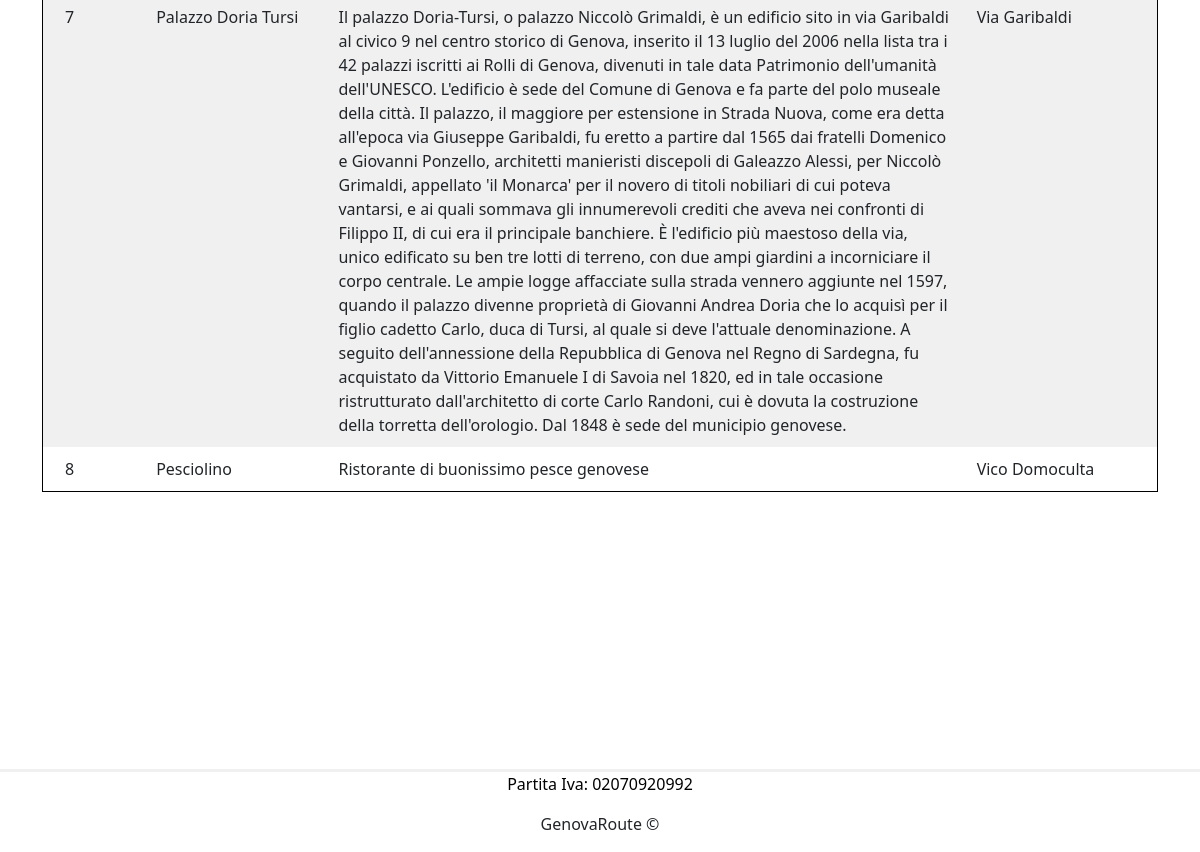
/pc/admin/index.php (lower part), run on an earlier commit of the app's database.
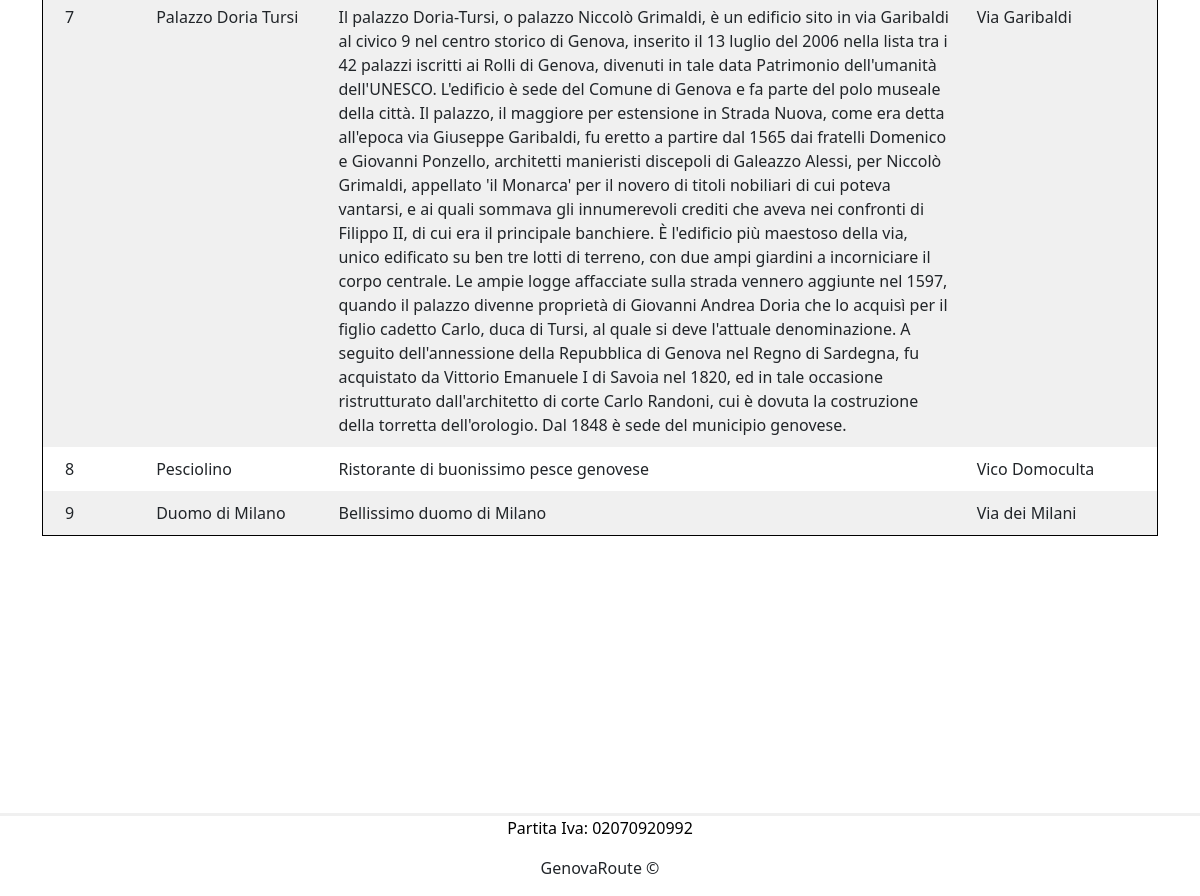
And on a later commit of the database.
### tables this page shows
CREATE TABLE IF NOT EXISTS Tappa(
	id int PRIMARY KEY AUTO_INCREMENT,
    nome varchar(255) UNIQUE NOT NULL,
    descrizione mediumtext NOT NULL,
    via varchar(255) NOT NULL,
    città varchar(255),
    img1 varchar(255) NOT NULL,
    img2 varchar(255) NOT NULL,
    img3 varchar(255) NOT NULL,
    lon varchar(255),
    lat varchar(255)
);

### pc/admin/index.php (the view, shortened to what this page needs)
<!doctype html>
<html lang="en">
<head>
    <link rel="stylesheet" href="../../css/style.css">
    <link rel="stylesheet" href="../../bootstrap/css/bootstrap.min.css">
</head>
<body class="d-flex flex-column min-vh-100">
    <div class="container">
        <br>
        <br>
        <br>
        <br>
            <?php
                $host="127.0.0.1";
                $user="root";
                $pass="";
                $database="GenovaRoute";
                $connessione = new mysqli($host, $user, $pass , $database);
                $i=0;
                $sql = "SELECT * FROM percorso";
                $result = $connessione->query($sql);
                if($result->num_rows > 0){
                    while($row = $result->fetch_assoc()){
                        if($i%2==0){
                            $sfondo = "background-color:#F0F0F0;";
                        }
                        else{
                            $sfondo = "background-color:white;";
                        }
                        $i++;
                    }
                }else{
                    echo "Nessun percorso presente";
                }
            ?>
        <br>
        <br>
        <br>
        <br>
        <div class="container" style="border-color : black;  border-style: solid; border-width: 1px;">
            <?php
                $host="127.0.0.1";
                $user="root";
                $pass="";
                $database="GenovaRoute";
                $connessione = new mysqli($host, $user, $pass , $database);
                $sql = "SELECT * FROM tappa";
                $result = $connessione->query($sql);
                if($result->num_rows > 0){
                    while($row = $result->fetch_assoc()){
                        if($i%2==0){
                            $sfondo = "background-color:#F0F0F0;";
                        }
                        else{
                            $sfondo = "background-color:white;";
                        }
                        echo "<div class='row' style='".$sfondo." padding: 10px;'>";
                        echo "<div class='col-1'>";
                        echo $row["id"];
                        echo "</div>";
                        echo "<div class='col-2'>";
                        echo $row["nome"];
                        echo "</div>";
                        echo "<div class='col-7'>";
                        echo $row["descrizione"];
                        echo "</div>";
                        echo "<div class='col-2'>";
                        echo $row["via"];
                        echo "</div>";
                        echo "</div>";
                        $i++;
                    }
                }else{
                    echo "Nessuna tappa presente";
                }
            ?>
        </div>
    </div>
    <?php
        for($i=0; $i<15; $i++){
            echo "<br>";
        }
    ?>
    <div class="footer-clean" style="background-color:white; border-top-color:#F0F0F0;  border-top-style: solid; border-top-width: 3px; margin-top: 40px; position:fixed; bottom:0px; width:100%;">
        <footer>
            <div class="container">
                <div class="row justify-content-center">
                    <center>
                        <p style="text-decoration: none; color:black">Partita Iva: 02070920992</p>
                        <p>GenovaRoute ©</p>
                    </center>
                </div>
            </div>
    </div>
</body>
</html>

What changed in the data, as far as the page shows it:
added tappa: id "9", nome "Duomo di Milano", descrizione "Bellissimo duomo di Milano", via "Via dei Milani"
